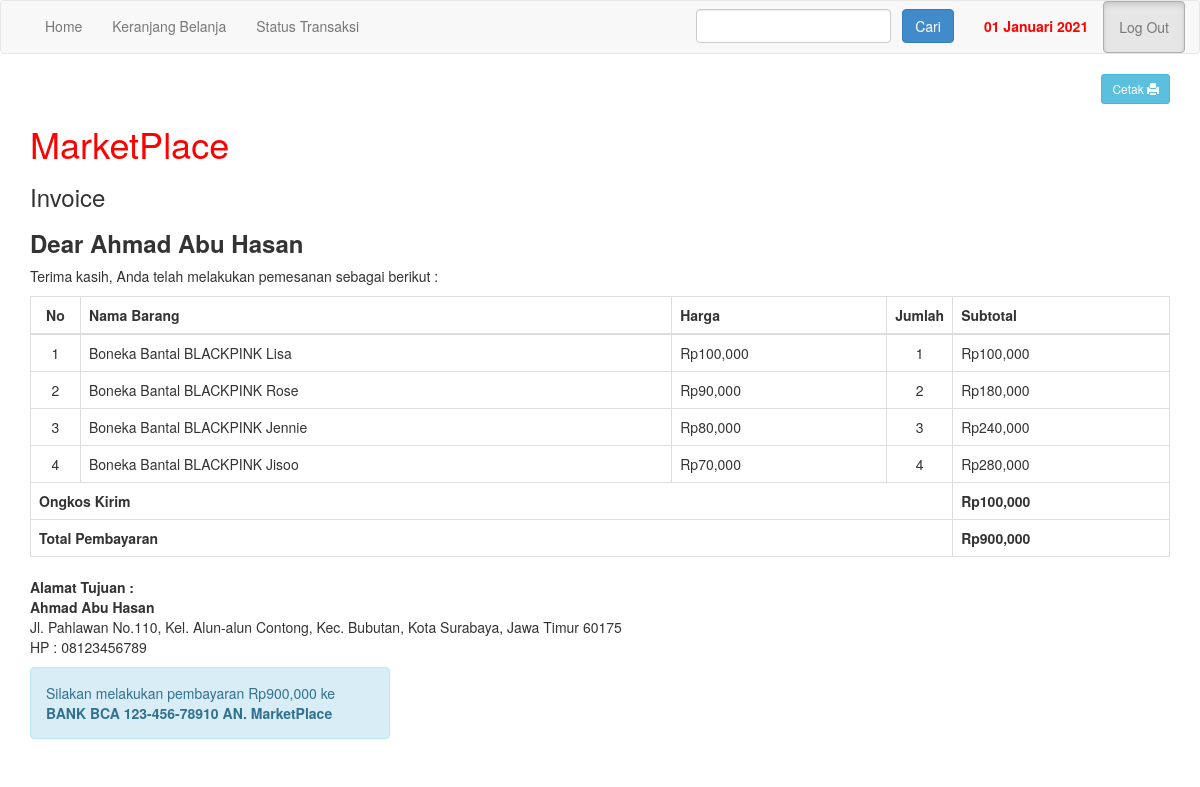
The page /nota.php?id=1 (signed in) on the database its author committed.
### tables this page shows
CREATE TABLE `pembelian` (
  `id_pembelian` int(11) NOT NULL,
  `id_pelanggan` int(11) NOT NULL,
  `id_ongkir` int(11) NOT NULL,
  `tanggal_pembelian` date NOT NULL,
  `total_pembelian` int(11) NOT NULL,
  `nama_kota` varchar(100) NOT NULL,
  `tarif` int(11) NOT NULL,
  `alamat_pengiriman` text NOT NULL,
  `status_pembelian` varchar(100) NOT NULL DEFAULT 'Menunggu Pembayaran',
  `resi_pengiriman` varchar(50) NOT NULL,
  `tgl_pengiriman` date DEFAULT NULL
);

CREATE TABLE `pelanggan` (
  `id_pelanggan` int(11) NOT NULL,
  `nama_pelanggan` varchar(100) NOT NULL,
  `email_pelanggan` varchar(100) NOT NULL,
  `hp_pelanggan` varchar(25) NOT NULL,
  `username` varchar(100) NOT NULL,
  `password` varchar(50) NOT NULL,
  `alamat_pelanggan` text NOT NULL
);

CREATE TABLE `pembelian_produk` (
  `id_pembelian_produk` int(11) NOT NULL,
  `id_pembelian` int(11) NOT NULL,
  `id_produk` int(11) NOT NULL,
  `jumlah` int(11) NOT NULL,
  `nama` varchar(100) NOT NULL,
  `harga` int(11) NOT NULL,
  `subharga` int(11) NOT NULL
);

### nota.php (the view, shortened to what this page needs)
<?php
include 'koneksi.php';
?>
<!DOCTYPE html>
<html>
<head>
	<link rel="stylesheet" type="text/css" href="admin/assets/css/bootstrap.css">
</head>
<body>
<?php include 'navbar.php'; ?>
<section class="konten">
	<div class="container">
<ul class="text-right">
<div class="noprint">
	<a href="">
    	<button onClick="window.print();" class="btn btn-info btn-sm">
    		Cetak <span class="glyphicon glyphicon-print"></span>
    	</button>
	</a>
</div>
</ul>
		<h1 style="color: red;">MarketPlace</h1>
		<h3>Invoice</h3>
<?php
$ambil = $koneksi->query("SELECT * FROM pembelian JOIN pelanggan ON pembelian.id_pelanggan=pelanggan.id_pelanggan WHERE pembelian.id_pembelian='$_GET[id]'");
$detail = $ambil->fetch_assoc();
?>
<h3><strong>Dear <?php echo $detail['nama_pelanggan']; ?></strong></h3>
Terima kasih, Anda telah melakukan pemesanan sebagai berikut :
<table class="table table-bordered">
	<thead>
		<tr>
			<th style="text-align: center;" width="50">No</th>
			<th>Nama Barang</th>
			<th>Harga</th>
			<th style="text-align: center;" width="10">Jumlah</th>
			<th>Subtotal</th>
		</tr>
	</thead>
	<tbody>
		<?php $nomor = 1; ?>
		<?php $ambil = $koneksi->query("SELECT * FROM pembelian_produk WHERE id_pembelian='$_GET[id]'"); ?>
		<?php while ($pecah = $ambil->fetch_assoc())
{ ?>
		<tr>
			<td style="text-align: center;"><?php echo $nomor; ?></td>
			<td><?php echo $pecah['nama']; ?></td>
			<td>Rp<?php echo number_format($pecah['harga']); ?></td>
			<td style="text-align: center;"><?php echo $pecah['jumlah']; ?></td>
			<td>Rp<?php echo number_format($pecah['subharga']); ?></td>
		</tr>
		<?php $nomor++; ?>
		<?php
} ?>
	</tbody>
	<tfoot>
		<tr>
			<th colspan="4" style="text-align: left;">Ongkos Kirim</th>
			<th>Rp<?php echo number_format($detail['tarif']); ?></th>
		</tr>
		<tr>
			<th colspan="4" style="text-align: left;">Total Pembayaran</th>
			<th>Rp<?php echo number_format($detail['total_pembelian']); ?></th>
		</tr>
	</tfoot>
</table>
<strong>Alamat Tujuan :</strong>
<p>
<strong><?php echo $detail['nama_pelanggan']; ?></strong> <br>
<?php echo $detail['alamat_pengiriman']; ?> <br>
HP : <?php echo $detail['hp_pelanggan']; ?>
</p>
<div class="noprint">
<div class="row">
	<div class="col-md-4">
		<div class="alert alert-info">
			<p>
				Silakan melakukan pembayaran Rp<?php echo number_format($detail['total_pembelian']); ?> ke <br>
				<strong>BANK BCA 123-456-78910 AN. MarketPlace</strong>
			</p>
		</div>
	</div>
</div>
</div>
	</div>
</section>
</body>
</html>

### rows shown on the page
pembelian: id_pelanggan.nama_pelanggan "Ahmad Abu Hasan", tarif "100,000", total_pembelian "900,000", alamat_pengiriman "Jl. Pahlawan No.110, Kel. Alun-alun Contong, Kec. Bubutan, Kota Surabaya, Jawa Timur 60175", id_pelanggan.hp_pelanggan "08123456789"
pembelian_produk: nama "Boneka Bantal BLACKPINK Lisa", harga "100,000", jumlah "1", subharga "100,000"
pembelian_produk: nama "Boneka Bantal BLACKPINK Rose", harga "90,000", jumlah "2", subharga "180,000"
pembelian_produk: nama "Boneka Bantal BLACKPINK Jennie", harga "80,000", jumlah "3", subharga "240,000"
pembelian_produk: nama "Boneka Bantal BLACKPINK Jisoo", harga "70,000", jumlah "4", subharga "280,000"

### other values the page prints
sekarang() "01 Januari 2021"
